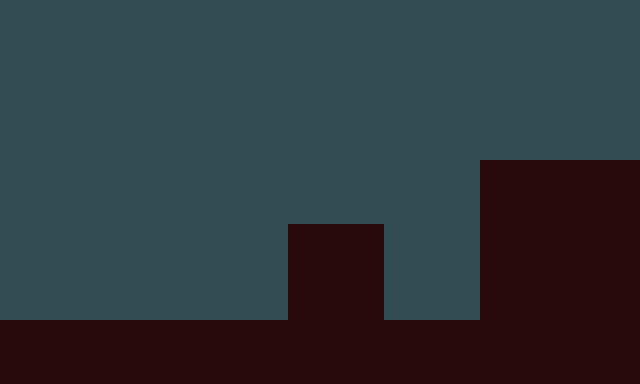

Tiled map render using the project's own tile images. Description and the map definition, with tile-layer contents summarised, below:
An orthogonal 20x12 tile map with 32x32 px tiles, 1 tile layer (Tile Layer 1) and 14 objects (4x Coin, Player, Door).

<map version="1.9" tiledversion="1.9.0" orientation="orthogonal" renderorder="right-down" width="20" height="12" tilewidth="32" tileheight="32" infinite="0" nextlayerid="4" nextobjectid="26">
 <tileset firstgid="1" source="Spritesheet.tsx" />
 <layer id="1" name="Tile Layer 1" width="20" height="12">
  <data>[240 cells, 240 non-empty, 2 distinct tile ids]</data>
 </layer>
 <objectgroup id="2" name="SpawnPoints" offsetx="0.740312" offsety="0.740312">
  <object id="9" name="Player" gid="1" x="30.6397" y="319.528" width="32" height="32" />
  <object id="10" name="Coin" gid="4" x="289.009" y="221.807" width="32" height="32" />
  <object id="11" name="Coin" gid="4" x="353.416" y="222.547" width="32" height="32" />
  <object id="12" name="Coin" gid="4" x="415.602" y="318.047" width="32" height="32" />
  <object id="13" name="Coin" gid="4" x="482.23" y="159.621" width="32" height="32" />
  <object id="14" name="Door" gid="3" x="573.658" y="157.794" width="64" height="64" rotation="0.499568">
   <properties>
    <property name="NextLevel" value="level2.tmx" />
   </properties>
  </object>
  <object id="16" x="-0.740312" y="319.075" width="640.37" height="64.4072" />
  <object id="17" x="290.202" y="225.055" width="91.7987" height="94.0197" />
  <object id="18" x="480.463" y="160.648" width="159.167" height="159.167" />
  <object id="19" x="757.34" y="52.5622" />
  <object id="20" x="-101.423" y="762.522" width="85.1359" height="9.62406" />
 </objectgroup>
 <objectgroup id="3" name="Platforms">
  <object id="21" x="0" y="321.296" width="640.37" height="61.4459" />
  <object id="22" x="290.943" y="225.055" width="91.0584" height="96.2406" />
  <object id="23" x="479.722" y="162.869" width="161.388" height="156.946" />
 </objectgroup>
</map>
